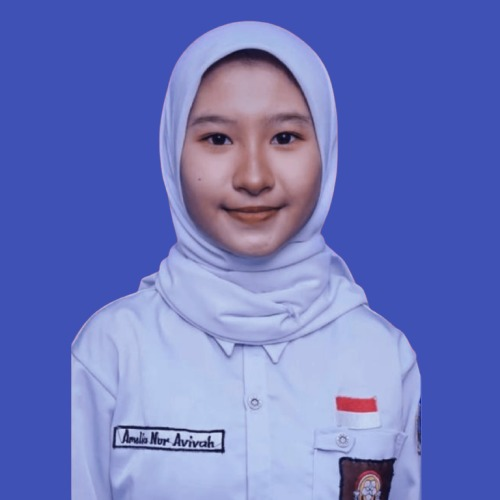
#> input picture mypicture.jpg, 500 x 500 px, found by its file name
$ jupyter execute ubah_background.ipynb
#> lines starting #> are read from the running program, lines starting #| are printed output that depends on the picture; after the words box and inside, x2 and y2 are one past the last pixel; in counts of white or black regions, pixels touching at a corner belong together
[cell 1]
import cv2
import numpy as np

# Load gambar
image = cv2.imread(r'D:\PROJEK Computer Vision\app1\mypicture.jpg')
#> image is the input picture: shape (500, 500, 3); mean B, G, R 189, 117.2, 106.9

if image is None:
    print("Gambar tidak ditemukan. Periksa jalur file.")
else:
    # Ubah gambar ke ruang warna HSV untuk memudahkan deteksi warna biru
    hsv = cv2.cvtColor(image, cv2.COLOR_BGR2HSV)
#> hsv: shape (500, 500, 3); mean H, S, V 119.3, 121.1, 191.2

    # Rentang untuk deteksi warna biru dalam ruang warna HSV
    lower_blue = np.array([100, 150, 0])   # Rentang bawah untuk biru
    upper_blue = np.array([140, 255, 255])  # Rentang atas untuk biru

    # Buat mask untuk warna biru
    blue_mask = cv2.inRange(hsv, lower_blue, upper_blue)
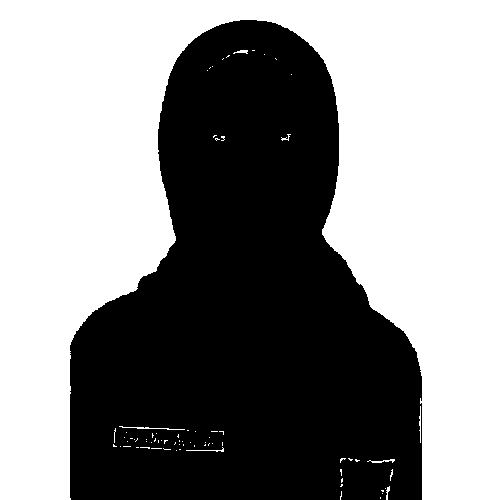
#> blue_mask: shape (500, 500); 54.4% white; 1 black region, box (x1, y1, x2, y2) and area: (70, 20, 422, 500) 113917

    # Buat latar belakang merah (warna merah dalam format BGR)
    red_background = np.full_like(image, (0, 0, 255))  # Warna merah dalam format BGR

    # Mask untuk objek yang bukan latar belakang biru (foreground)
    non_blue_mask = cv2.bitwise_not(blue_mask)

    # Gabungkan gambar dengan latar belakang merah hanya pada area biru (background)
    background_part = cv2.bitwise_and(red_background, red_background, mask=blue_mask)  # Latar belakang merah
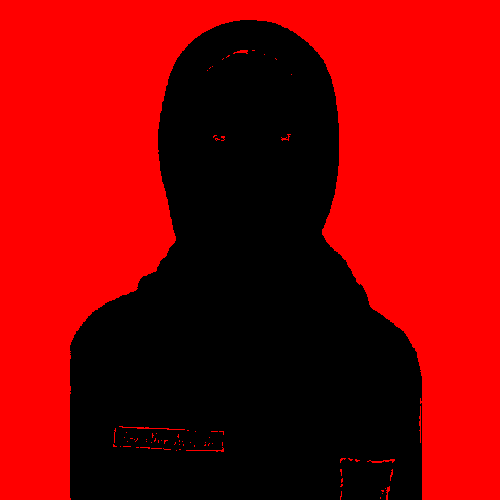
#> background_part: shape (500, 500, 3); mean of channels 0, 1, 2 0, 0, 138.8; drawn as B, G, R
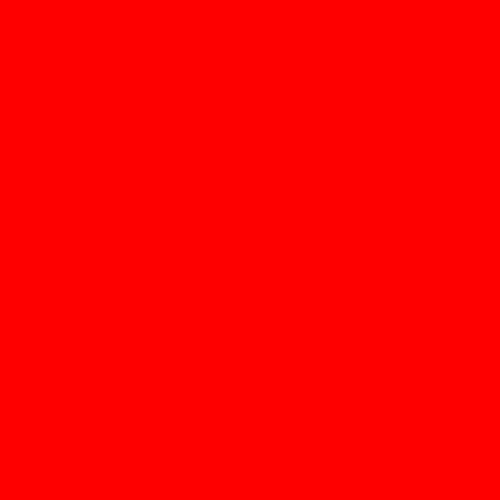
#> red_background: shape (500, 500, 3); mean of channels 0, 1, 2 0, 0, 255; drawn as B, G, R
    foreground_part = cv2.bitwise_and(image, image, mask=non_blue_mask)  # Gambar asli untuk objek
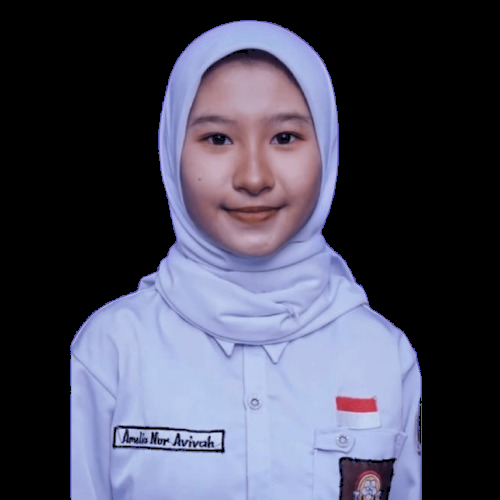
#> foreground_part: shape (500, 500, 3); mean B, G, R 90.8, 73.3, 72.7

    # Gabungkan latar belakang merah dengan objek yang tidak terpengaruh
    result = cv2.add(foreground_part, background_part)
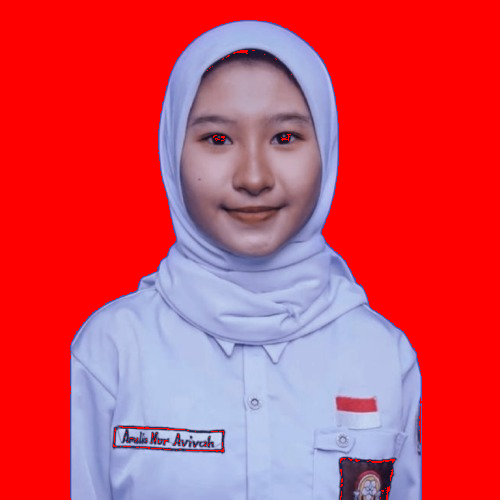
#> result: shape (500, 500, 3); mean B, G, R 90.8, 73.3, 211.5

    # Menampilkan Gambar
    cv2.imshow("Gambar yang sudah di modif menjadi background merah", result)
    cv2.waitKey(0)
    cv2.destroyAllWindows()
